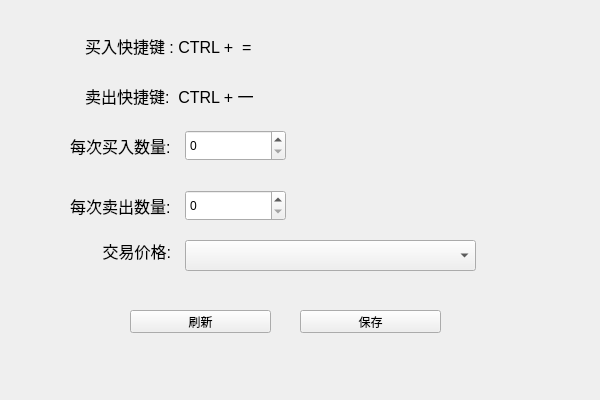
<?xml version="1.0" encoding="UTF-8"?>
<ui version="4.0">
 <class>FlashingOrderClass</class>
 <widget class="QWidget" name="FlashingOrderClass">
  <property name="geometry">
   <rect>
    <x>0</x>
    <y>0</y>
    <width>600</width>
    <height>400</height>
   </rect>
  </property>
  <property name="windowTitle">
   <string>闪电交易助手</string>
  </property>
  <widget class="QLabel" name="label">
   <property name="geometry">
    <rect>
     <x>85</x>
     <y>30</y>
     <width>201</width>
     <height>31</height>
    </rect>
   </property>
   <property name="font">
    <font>
     <pointsize>12</pointsize>
    </font>
   </property>
   <property name="text">
    <string>买入快捷键 : CTRL +  =</string>
   </property>
  </widget>
  <widget class="QLabel" name="label_2">
   <property name="geometry">
    <rect>
     <x>85</x>
     <y>80</y>
     <width>191</width>
     <height>31</height>
    </rect>
   </property>
   <property name="font">
    <font>
     <pointsize>12</pointsize>
    </font>
   </property>
   <property name="text">
    <string>卖出快捷键:  CTRL + 一</string>
   </property>
  </widget>
  <widget class="QSpinBox" name="spinBox_buy_quantity">
   <property name="geometry">
    <rect>
     <x>185</x>
     <y>130</y>
     <width>101</width>
     <height>31</height>
    </rect>
   </property>
  </widget>
  <widget class="QSpinBox" name="spinBox_sell_quantity">
   <property name="geometry">
    <rect>
     <x>185</x>
     <y>190</y>
     <width>101</width>
     <height>31</height>
    </rect>
   </property>
  </widget>
  <widget class="QLabel" name="label_3">
   <property name="geometry">
    <rect>
     <x>70</x>
     <y>130</y>
     <width>111</width>
     <height>31</height>
    </rect>
   </property>
   <property name="font">
    <font>
     <pointsize>12</pointsize>
    </font>
   </property>
   <property name="text">
    <string>每次买入数量:</string>
   </property>
  </widget>
  <widget class="QLabel" name="label_4">
   <property name="geometry">
    <rect>
     <x>70</x>
     <y>190</y>
     <width>101</width>
     <height>31</height>
    </rect>
   </property>
   <property name="font">
    <font>
     <pointsize>12</pointsize>
    </font>
   </property>
   <property name="text">
    <string>每次卖出数量:</string>
   </property>
  </widget>
  <widget class="QPushButton" name="pbtn_fresh">
   <property name="geometry">
    <rect>
     <x>130</x>
     <y>310</y>
     <width>141</width>
     <height>23</height>
    </rect>
   </property>
   <property name="text">
    <string>刷新</string>
   </property>
  </widget>
  <widget class="QPushButton" name="pbtn_save">
   <property name="geometry">
    <rect>
     <x>300</x>
     <y>310</y>
     <width>141</width>
     <height>23</height>
    </rect>
   </property>
   <property name="text">
    <string>保存</string>
   </property>
  </widget>
  <widget class="QComboBox" name="combox_price_level">
   <property name="geometry">
    <rect>
     <x>185</x>
     <y>240</y>
     <width>291</width>
     <height>31</height>
    </rect>
   </property>
  </widget>
  <widget class="QLabel" name="label_price_level_2">
   <property name="geometry">
    <rect>
     <x>80</x>
     <y>240</y>
     <width>91</width>
     <height>21</height>
    </rect>
   </property>
   <property name="font">
    <font>
     <pointsize>12</pointsize>
    </font>
   </property>
   <property name="text">
    <string>交易价格:</string>
   </property>
   <property name="alignment">
    <set>Qt::AlignRight|Qt::AlignTrailing|Qt::AlignVCenter</set>
   </property>
  </widget>
 </widget>
 <layoutdefault spacing="6" margin="11"/>
 <resources>
  <include location="flashingorder.qrc"/>
 </resources>
 <connections/>
</ui>
